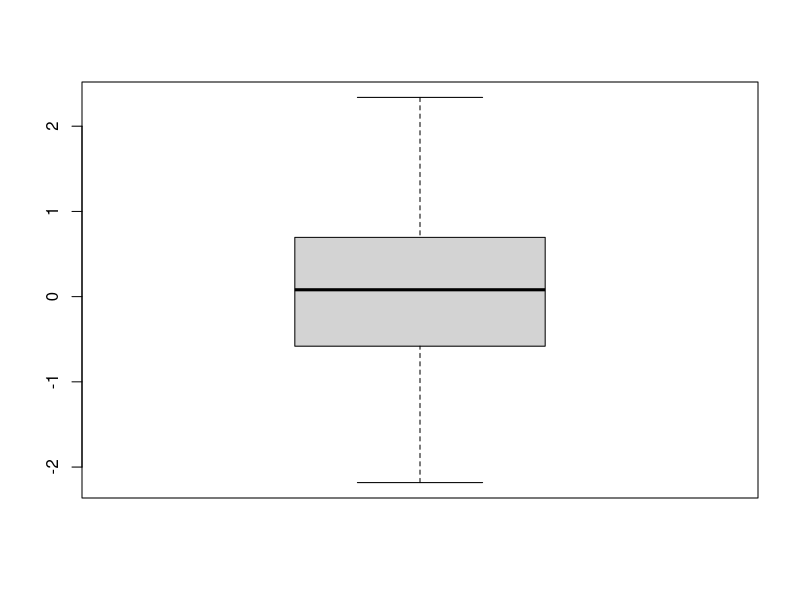
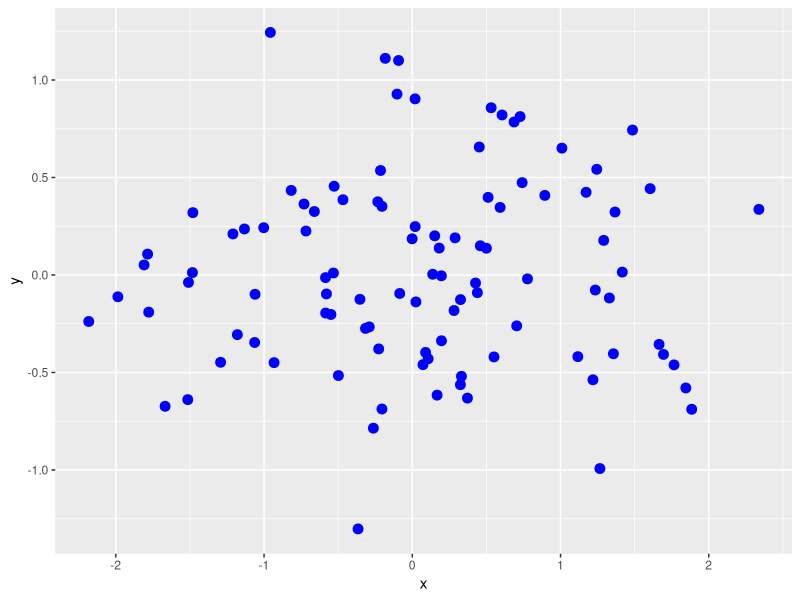

R code for these plots, in order:
library(ggplot2)
x <- rnorm(100, mean = 0, sd = 1)
x
boxplot(x)
 
y <-  rnorm(100, mean = 0, sd = 0.5)
y
frame=as.data.frame(cbind(x,y))
ggplot()+geom_point(data=frame, aes(x=x,y=y),size=3, color="blue")

